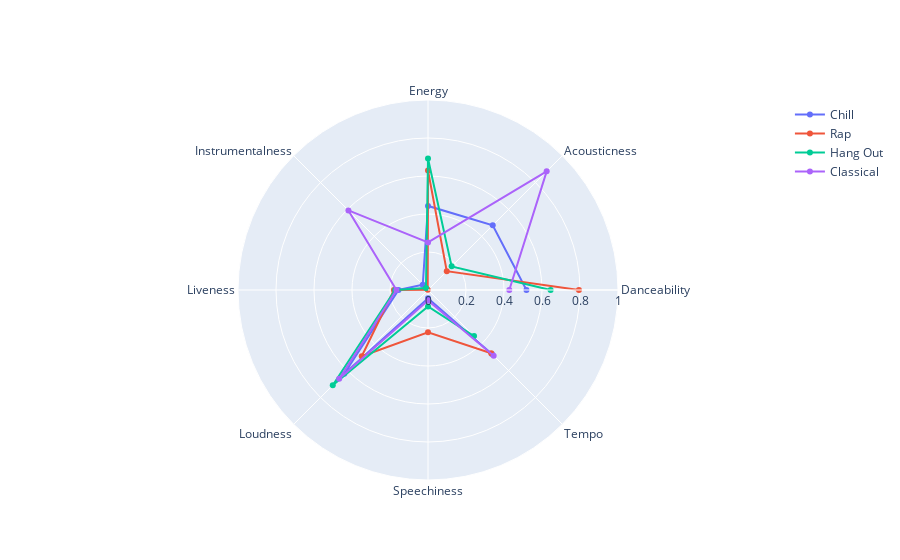

The notebook cell this image was saved under:
### Code cell
import plotly.graph_objects as go

categories = ['Danceability', 'Acousticness', 'Energy', 'Instrumentalness', 
              'Liveness', 'Loudness', 'Speechiness', 'Tempo']

fig = go.Figure()

fig.add_trace(go.Scatterpolar(
      r=polar_pointsCh,
      theta=categories,
      #fill='toself',
      name='Chill'))

fig.add_trace(go.Scatterpolar(
      r=polar_pointsR,
      theta=categories,
      #fill='toself',
      name='Rap'))

fig.add_trace(go.Scatterpolar(
      r=polar_pointsDR,
      theta=categories,
      #fill='toself',
      name='Hang Out'))

fig.add_trace(go.Scatterpolar(
      r=polar_pointsCl,
      theta=categories,
      #fill='toself',
      name='Classical'))

fig.update_layout(polar=dict(radialaxis=dict(visible=True, range=[0, 1])), showlegend=True)

fig.show()

### Figure 1 — Plotly figure (JSON) as saved in the notebook; plotly's stock layout.template omitted (floating-point values rounded to 4 significant figures)
{"data": [{"name": "Chill", "r": [0.5182, 0.4817, 0.4424, 0.03899, 0.1552, 0.6233, 0.04389, 0.4757], "theta": ["Danceability", "Acousticness", "Energy", "Instrumentalness", "Liveness", "Loudness", "Speechiness", "Tempo"], "type": "scatterpolar"}, {"name": "Rap", "r": [0.7943, 0.1397, 0.6291, 0.002037, 0.1792, 0.4932, 0.2221, 0.4704], "theta": ["Danceability", "Acousticness", "Energy", "Instrumentalness", "Liveness", "Loudness", "Speechiness", "Tempo"], "type": "scatterpolar"}, {"name": "Hang Out", "r": [0.6453, 0.176, 0.6922, 0.0151, 0.1728, 0.709, 0.08662, 0.3427], "theta": ["Danceability", "Acousticness", "Energy", "Instrumentalness", "Liveness", "Loudness", "Speechiness", "Tempo"], "type": "scatterpolar"}, {"name": "Classical", "r": [0.4278, 0.8832, 0.2503, 0.5924, 0.1662, 0.6609, 0.05561, 0.4887], "theta": ["Danceability", "Acousticness", "Energy", "Instrumentalness", "Liveness", "Loudness", "Speechiness", "Tempo"], "type": "scatterpolar"}], "layout": {"polar": {"radialaxis": {"range": [0, 1], "visible": true}}, "showlegend": true}}
